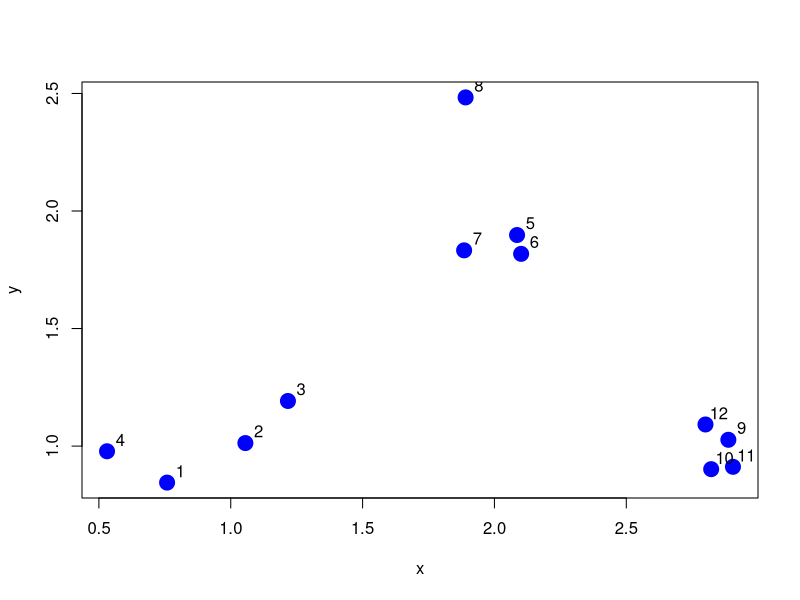
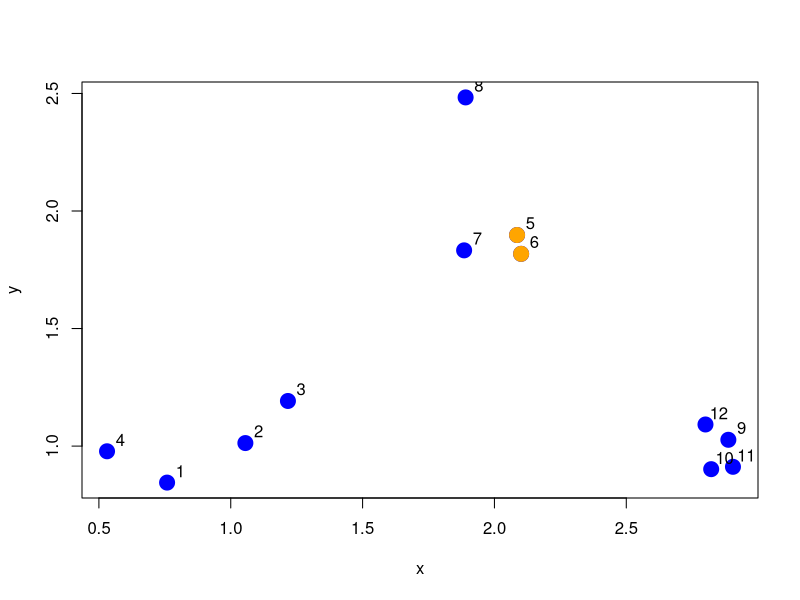
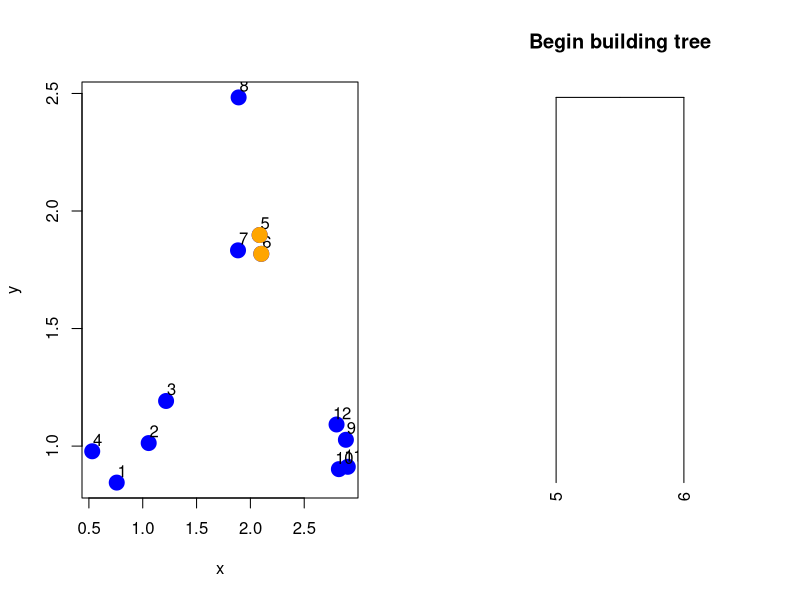
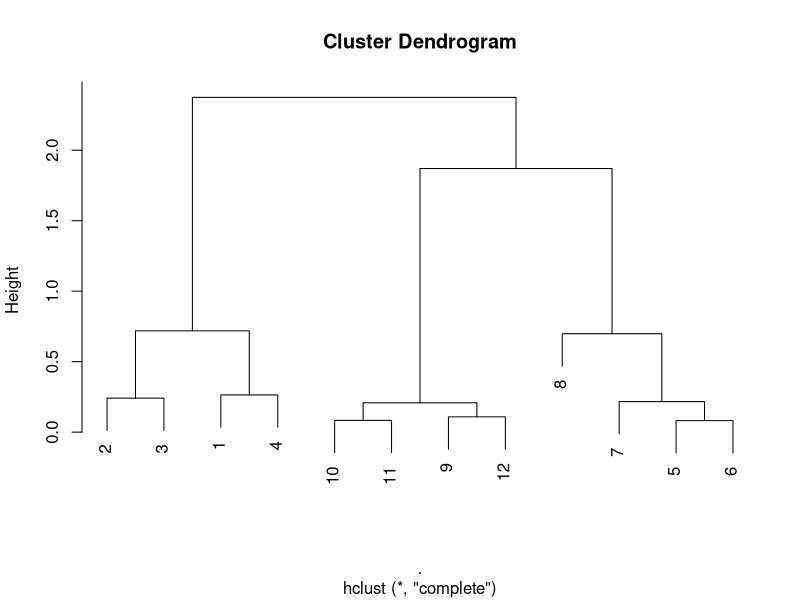

These figures' R source, in order:
set.seed(1234)
x <- rnorm(12, rep(1:3, each = 4), 0.2)
y <- rnorm(12, rep(c(1,2,1), each = 4), 0.2)
plot(x, y , col = "blue", pch =  19, cex = 2)
text(x + 0.05, y + 0.05, labels = as.character(1:12))

df <- data.frame(x = x, y = y)
dist(df) # Eucledian Distance between each point in the dataframe

rdistxy <- as.matrix(dist(df))
rdistxy
## Remove the diagonal from consideration
diag(rdistxy) <- diag(rdistxy) + 100000

# Find the index of the points with minimum distance

ind <- which(rdistxy == min(rdistxy), arr.ind = TRUE)
ind

#Create Clusters
plot(x, y , col = "blue", pch =  19, cex = 2)
text(x + 0.05, y + 0.05, labels = as.character(1:12))
points(x[ind[1,]], y [ind[1,]], col = "orange", pch = 19, cex = 2)

# Start Drawing the tree

par(mfrow = c(1,2))
plot(x, y , col = "blue", pch =  19, cex = 2)
text(x + 0.05, y + 0.05, labels = as.character(1:12))
points(x[ind[1,]], y [ind[1,]], col = "orange", pch = 19, cex = 2)

# Make a cluster and cut it at the right height

library(dplyr)
hcluster <- dist(df) %>% hclust
dendro <- as.dendrogram(hcluster)
cutDendro <- cut(dendro, h = (hcluster$height[1]))
plot(cutDendro$lower[[11]], yaxt = "n", main = "Begin building tree")

# Next Minimum

nextmin <- rdistxy[order(rdistxy)][3]
ind <- which (rdistxy == nextmin, arr.ind = TRUE)
ind

# Complete Dendogram

par(mfrow = c(1,1))
hClustering <- data.frame(x=x, y=y) %>% dist %>% hclust
plot(hClustering)


# K-means Clustering

kmeansobj <- kmeans(df, centers = 3)
names(kmeansobj)
kmeansobj$cluster
 
 